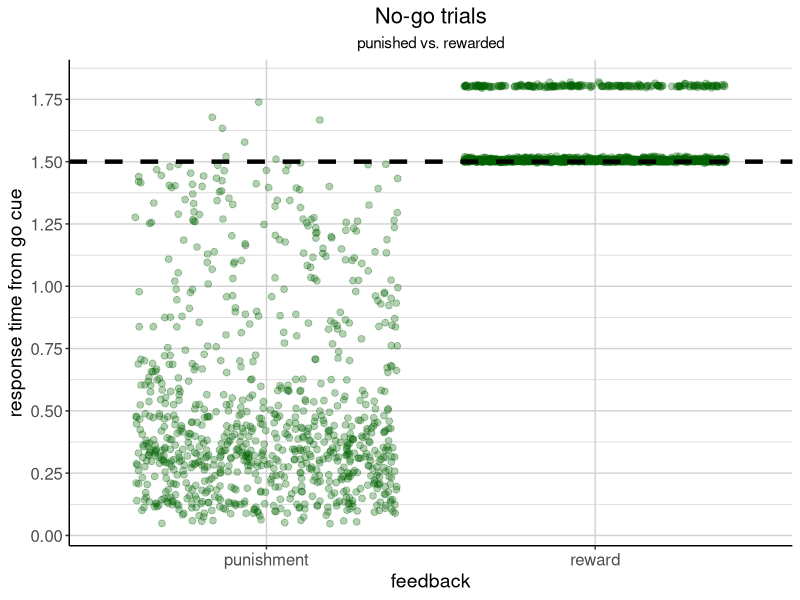
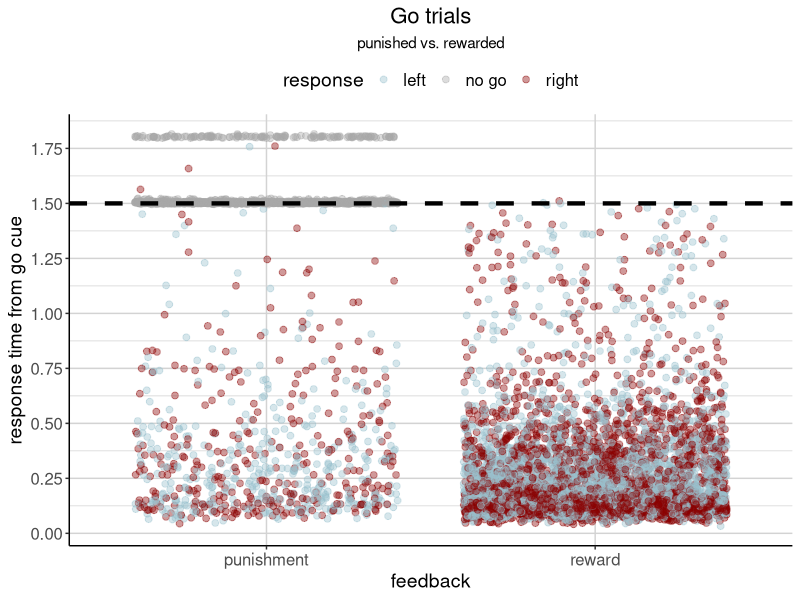
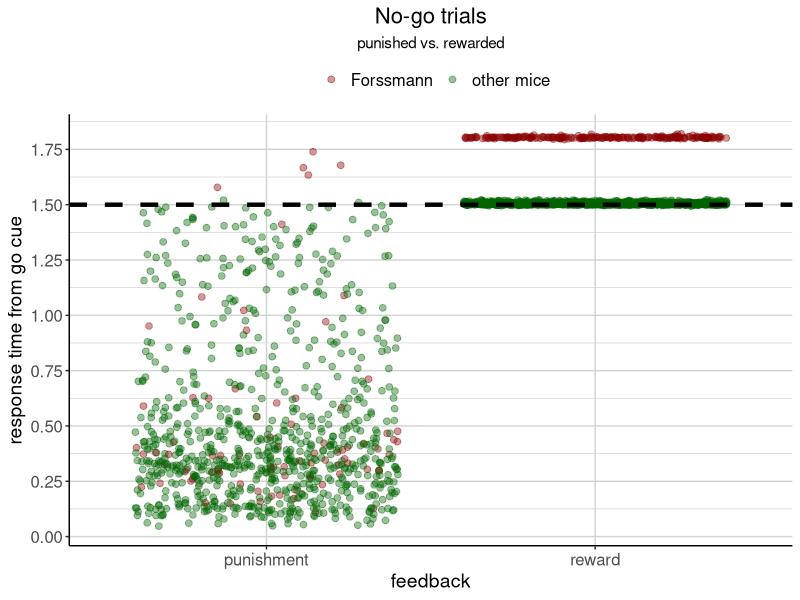
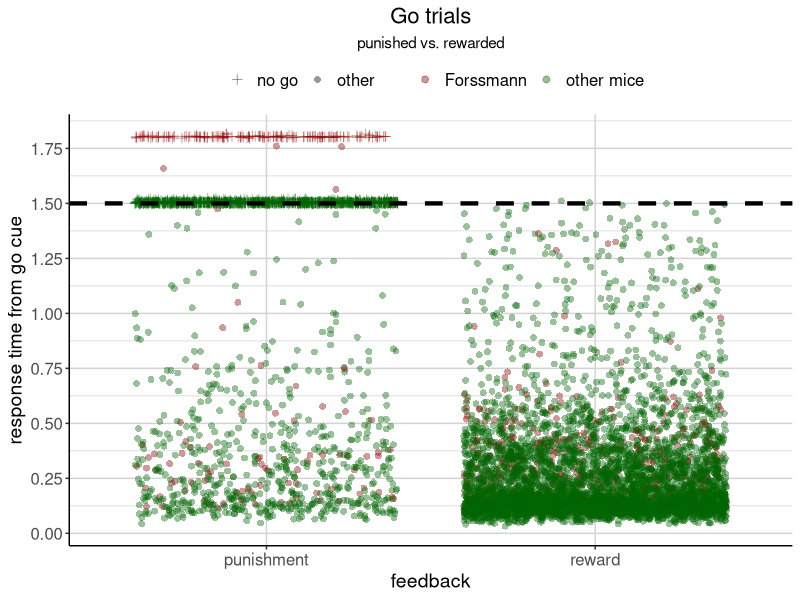
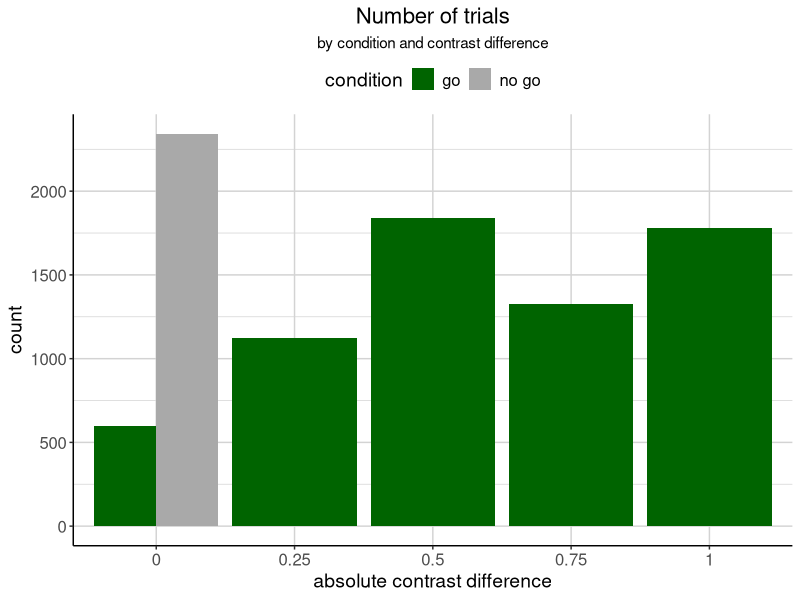
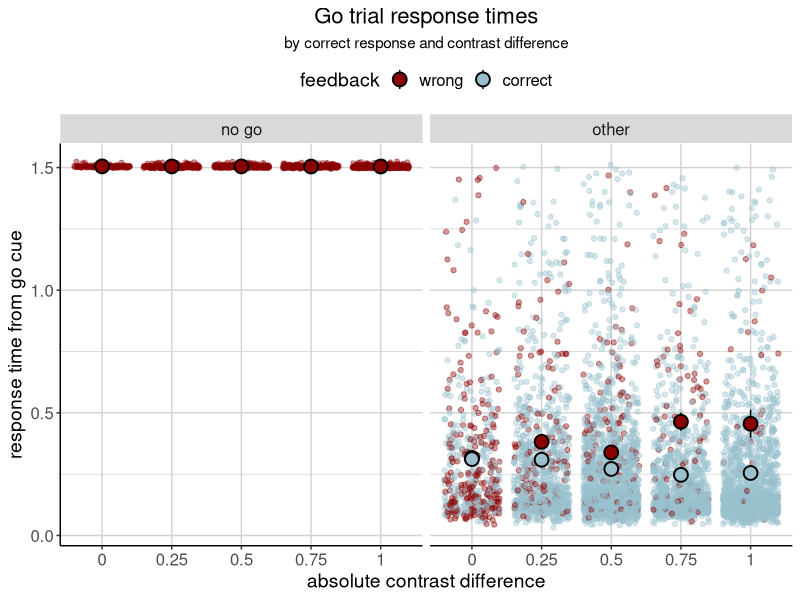

Here is the R script that generated these plots, in order:
## ---- chunk 1
knitr::opts_chunk$set(echo = FALSE, message = FALSE, warning = FALSE)

library(tidyverse)
library(kableExtra)

data <- read.csv("./data/behavioral_data.csv") # load data

# plot theme
my_theme <- theme(legend.position = "top", 
                  plot.title = element_text(size = 16, hjust = 0.5),
                  plot.subtitle = element_text(hjust = 0.5),
                  axis.title = element_text(size = 14),
                  axis.text = element_text(size = 12),
                  axis.line = element_line(colour = "black"),
                  legend.text = element_text(size = 12), 
                  legend.title = element_text(size = 14),
                  panel.background = element_blank(),
                  panel.grid = element_line(colour = "light grey"),
                  strip.text = element_text(size = 12))
## ---- chunk 2
# Recode feedback type as string (-1; 1) -> (punishment; reward).
# Recode response as string (-1; 0; 1) -> (right; no go; left).
# Recode response again, but on a broader level: (-1; 1) -> other; 0 -> no go
data <- data %>% 
  mutate(feedback_type_rec = ifelse(feedback_type == 1, "reward", "punishment"),
         response_rec = case_when(response == -1 ~ "right",
                                  response == 1 ~ "left",
                                  response == 0 ~ "no go"),
         response_rec2 = ifelse(response_rec == "no go", "no go", "other"))
## ---- chunk 3
data %>% 
  filter(condition == "no_go") %>% 
  
  ggplot(aes(x = feedback_type_rec, y = response_time_diff)) +
  geom_jitter(colour = "darkgreen", alpha = .3, size = 2) +
  geom_hline(aes(yintercept = 1.5), colour = "black", size = 1.5, linetype = "dashed") +
  scale_y_continuous(breaks = seq(0, 2, .25)) +
  labs(title = "No-go trials", subtitle = "punished vs. rewarded",
       y = "response time from go cue", x = "feedback") +
  my_theme
## ---- chunk 4
data %>% 
  filter(condition == "go") %>% 
  
  ggplot(aes(x = feedback_type_rec, y = response_time_diff, colour = response_rec)) +
  geom_jitter(alpha = .4, size = 2) +
  geom_hline(aes(yintercept = 1.5), colour = "black", size = 1.5, linetype = "dashed") +
  scale_y_continuous(breaks = seq(0, 2, .25)) +
  scale_colour_manual("response", values = c("lightblue3", "darkgrey", "darkred")) +
  labs(title = "Go trials", subtitle = "punished vs. rewarded",
       y = "response time from go cue", x = "feedback") +
  my_theme
## ---- chunk 5
weird_RTs <- data %>% 
  filter(response_rec == "no go") %>% 
  mutate(response_time_split = ifelse(response_time_diff > 1.7, "high", "low"))
## ---- chunk 6
weird_RTs %>% 
  group_by(response_time_split, mouse) %>%
  count() %>% 
  kable(col.names = c("response time", "mouse", "count")) %>% 
  kable_styling("striped")
## ---- chunk 7
weird_RTs %>% 
  group_by(response_time_split, session) %>%
  count() %>% 
  head() %>% # only show first 6 rows
  kable(col.names = c("response time", "session", "count")) %>% 
  kable_styling("striped")
## ---- chunk 8
data %>% 
  filter(condition == "no_go") %>% 
  mutate(Forssmann = ifelse(mouse == "Forssmann", "Forssmann", "other mice")) %>% 
  
  ggplot(aes(x = feedback_type_rec, y = response_time_diff, colour = Forssmann)) +
  geom_jitter(alpha = .4, size = 2) +
  geom_hline(aes(yintercept = 1.5), colour = "black", size = 1.5, linetype = "dashed") +
  scale_y_continuous(breaks = seq(0, 2, .25)) +
  scale_colour_manual("", values = c("darkred", "darkgreen")) +
  labs(title = "No-go trials", subtitle = "punished vs. rewarded",
       y = "response time from go cue", x = "feedback") +
  my_theme
## ---- chunk 9
data %>% 
  filter(condition == "go") %>% 
  mutate(Forssmann = ifelse(mouse == "Forssmann", "Forssmann", "other mice")) %>% 
  
  ggplot(aes(x = feedback_type_rec, y = response_time_diff, colour = Forssmann,
             shape = response_rec2)) +
  geom_jitter(alpha = .4, size = 2) +
  geom_hline(aes(yintercept = 1.5), colour = "black", size = 1.5, linetype = "dashed") +
  scale_y_continuous(breaks = seq(0, 2, .25)) +
  scale_colour_manual("", values = c("darkred", "darkgreen")) +
  scale_shape_manual("", values = c(3, 16)) +
  labs(title = "Go trials", subtitle = "punished vs. rewarded",
       y = "response time from go cue", x = "feedback") +
  my_theme
## ---- chunk 10
# data without Forssmann
data_wof <- data %>% 
  filter(mouse != "Forssmann")
## ---- chunk 11
data_wof %>% 
  group_by(contrast_diff_abs, condition) %>% 
  count() %>% 
  
  ggplot(aes(x = factor(contrast_diff_abs), y = n, fill = condition)) +
  geom_col(position = "dodge") +
  scale_fill_manual(values = c("darkgreen", "darkgrey"), labels = c("go", "no go")) +
  labs(title = "Number of trials", subtitle = "by condition and contrast difference",
       y = "count", x = "absolute contrast difference") +
  my_theme
## ---- chunk 12
correct_response_counts <- data_wof %>% 
  filter(condition == "go") %>%
  group_by(feedback_type_rec, contrast_diff_abs, response_rec2) %>% 
  count()

easy_wrong <- correct_response_counts$n[correct_response_counts$contrast_diff_abs == 1 & 
                                          correct_response_counts$response_rec2 == "other" &
                                          correct_response_counts$feedback_type_rec == "punishment"]

easy_nogo <- correct_response_counts$n[correct_response_counts$contrast_diff_abs == 1 & 
                                          correct_response_counts$response_rec2 == "no go"]

out_of_easy <- sum(correct_response_counts$n[correct_response_counts$contrast_diff_abs == 1])
## ---- chunk 13
data_wof %>% 
  filter(condition == "go") %>% 
  
  ggplot(aes(x = factor(contrast_diff_abs), y = response_time_diff, colour = feedback_type_rec)) +
  geom_jitter(alpha = .4) +
  stat_summary(aes(fill = feedback_type_rec), size = 1, shape = 21, colour = "black") +
  theme(legend.position = "top") +
  facet_wrap(~response_rec2) +
  scale_colour_manual("feedback", values = c("darkred", "lightblue3"), labels = c("wrong", "correct")) +
  scale_fill_manual("feedback", values = c("darkred", "lightblue3"), labels = c("wrong", "correct")) +
  labs(title = "Go trial response times", subtitle = "by correct response and contrast difference",
       y = "response time from go cue", x = "absolute contrast difference") +
  my_theme
## ---- chunk 14
# Have only the go trials.
# Recode the feedback type and the response type so we have one column that codes whether the mice made the correct
# choice, the wrong choice or a no-go response.
data_wof_go <- data_wof %>%
  filter(condition == "go") %>% 
  mutate(response_type = case_when(feedback_type_rec == "reward" ~ "correct",
                                   feedback_type_rec == "punishment" & response_rec2 == "no go" ~ "no go",
                                   feedback_type_rec == "punishment" & response_rec2 == "other" ~ "wrong"),
         response_type = factor(response_type, levels = c("no go", "wrong", "correct")))
